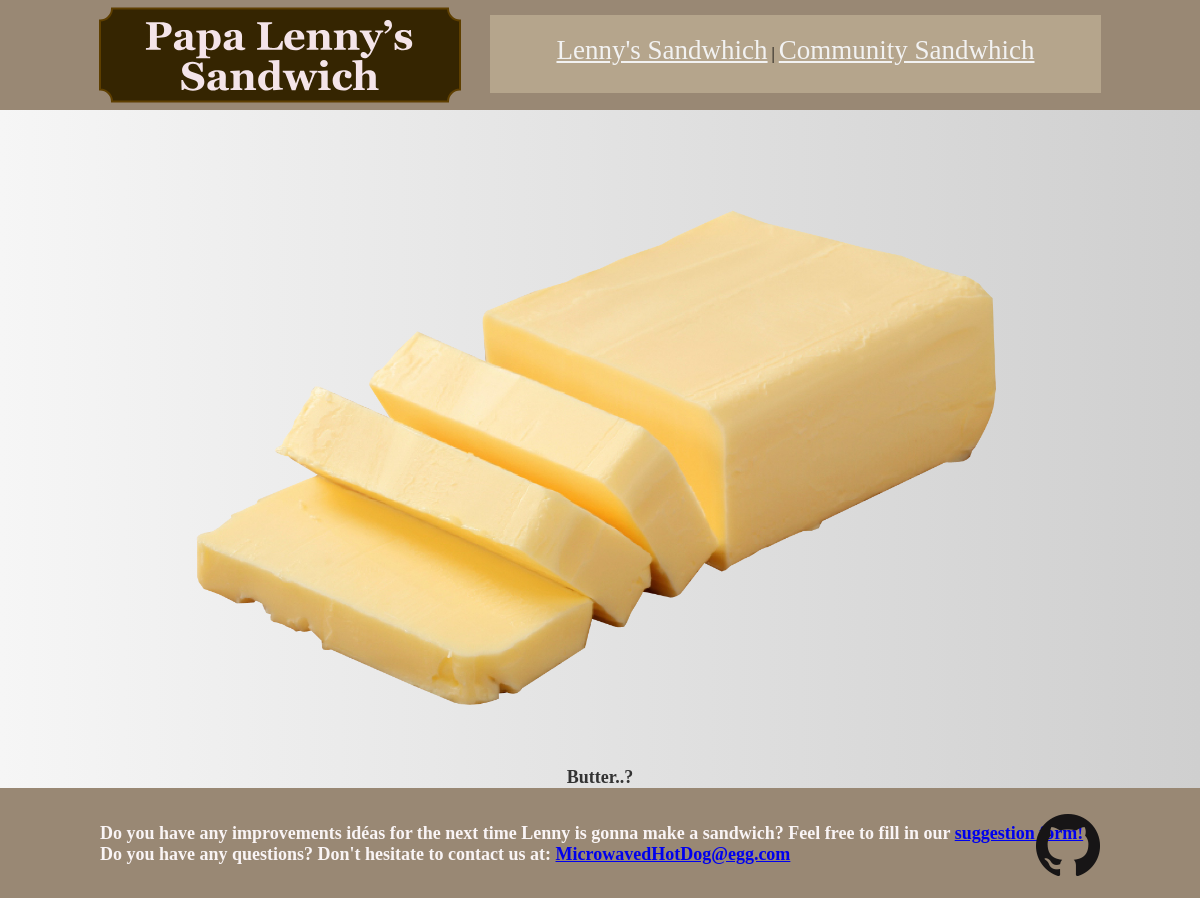
Page /4/ on the committed database.
### eggu/models.py (models this page shows, shortened)
class Ingredient(models.Model):
    title = models.CharField(max_length=255)
    description = models.TextField()
    order = models.IntegerField(default=0)
    image = models.ImageField(upload_to="pics", blank=True)
    Sandwich = models.ForeignKey(Sandwich, on_delete=models.DO_NOTHING)
    class Meta:
        ordering = ["order", ]

### eggu/views.py (the view)
# urls.py: path("<int:pk>/", views.ingredient_detail, name="detail"),
def ingredient_detail(request, pk):
    ingredient = Ingredient.objects.get(pk=pk)
    c_sandwich = get_object_or_404(Sandwich, pk=2)
    return render(request, "eggu/ingredient_detail.html", {
        "ingredient": ingredient,
        "c_sandwich": c_sandwich})

### eggu/templates/eggu/ingredient_detail.html (shortened to what this page needs)
{% extends "layout.html" %}
{% load static from staticfiles %}
{% block content %}
<section class="ingredient-content-section">
    {% if ingredient.image %}
    <img src="{{ ingredient.image.url }}" width="700" alt="gamer ingredient" id="ingredient-image">
    {% else %}
    <div>
        <img src="{% static 'eggu/Question_mark.png' %}" width="400" alt="gamer ingredient">
        <p>The person who added this ingredient didn't upload a picture, or it was removed, feel free to add one though</p>
    </div>
    {% endif %}
    <div>
        <h3 id="ingredient-description">{{ ingredient.description|linebreaks }}</h3>
    </div>
</section>
{% endblock %}

### assets/css/layout.css (style rules this page uses)
* { margin: 0; padding: 0; }
html, body { height: 100%; margin: 0; padding: 0; }
h3 { font-family : Georgia; font-size : 18px; color : #F9F4F5; color : rgb(249, 244, 245); }
#ingredient-description { color: rgb(51, 51, 51); margin-left: 200px; margin-right: 200px; margin-top: 5px; }
#ingredient-image, #ingredient-image-form { min-height: 500px; max-height: 600px; width: auto; }
.ingredient-content-section { text-align: center; margin-top: 6vh; }

### rows in the picture
Ingredient: image (picture), description "Butter..?"

### other values in the picture
{{ "MicrowavedHotDog@egg.com"|urlize }} "MicrowavedHotDog@egg.com"
